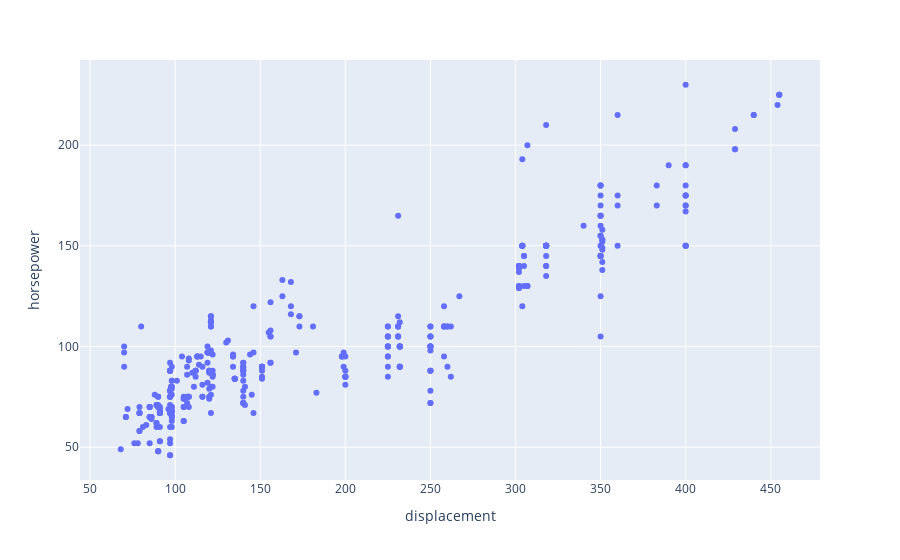

Notebook code cell kept with this figure:
### Markdown cell above
We can also visualize two features (2-dimensional scatter plot): 

````{dropdown} Click to see the code
:open: false
```python
px.scatter(mpg, x="displacement", y="horsepower")
```
````

### Code cell
px.scatter(mpg, x="displacement", y="horsepower")

### Figure 1 — Plotly figure (JSON) as saved in the notebook; plotly's stock layout.template omitted (floating-point values rounded to 4 significant figures; data arrays with more than 128 entries replaced by an {"elided": "..."} marker saying what was removed)
{"data": [{"hovertemplate": "displacement=%{x}<br>horsepower=%{y}<extra></extra>", "legendgroup": "", "marker": {"color": "#636efa", "symbol": "circle"}, "mode": "markers", "name": "", "orientation": "v", "showlegend": false, "type": "scatter", "x": {"elided": "392 float values"}, "xaxis": "x", "y": {"elided": "392 float values"}, "yaxis": "y"}], "layout": {"legend": {"tracegroupgap": 0}, "margin": {"t": 60}, "xaxis": {"anchor": "y", "domain": [0, 1], "title": {"text": "displacement"}}, "yaxis": {"anchor": "x", "domain": [0, 1], "title": {"text": "horsepower"}}}}
